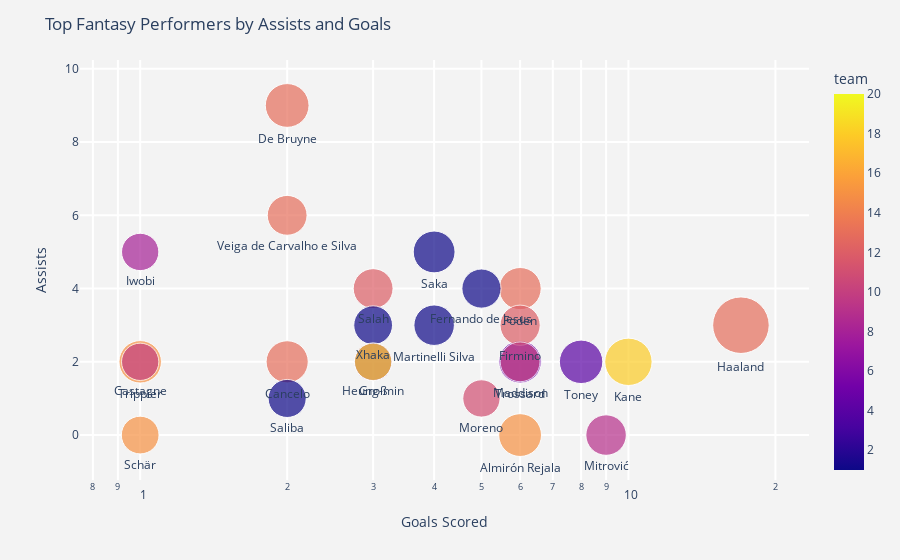

The notebook cell saved with this chart:
### Code cell
fig = px.scatter(top_scorers.query("total_points>50"), x="goals_scored", y="assists",
	         size="total_points", color="team", text="second_name",
                 hover_name="second_name", log_x=True, size_max=40)
fig.update_traces(textposition="bottom center")
fig.update_layout(
    title='Top Fantasy Performers by Assists and Goals',
    xaxis=dict(
        title='Goals Scored',
        gridcolor='white',
        gridwidth=2,
    ),
    yaxis=dict(
        title='Assists',
        gridcolor='white',
        gridwidth=2,
    ),
    paper_bgcolor='rgb(243, 243, 243)',
    plot_bgcolor='rgb(243, 243, 243)'
)

fig.show()

### Figure 1 — Plotly figure (JSON) as saved in the notebook; plotly's stock layout.template omitted (floating-point values rounded to 4 significant figures)
{"data": [{"hovertemplate": "<b>%{hovertext}</b><br><br>goals_scored=%{x}<br>assists=%{y}<br>total_points=%{marker.size}<br>second_name=%{text}<br>team=%{marker.color}<extra></extra>", "hovertext": ["Haaland", "Kane", "De Bruyne", "Toney", "Almirón Rejala", "Trossard", "Trippier", "Cancelo", "Foden", "Saka", "Mitrović", "Martinelli Silva", "Henderson", "Firmino", "Maddison", "Salah", "Veiga de Carvalho e Silva", "Ramses Becker", "Malheiro de Sá", "Pope", "Fernando de Jesus", "Xhaka", "Saliba", "Raya Martin", "Groß", "Schär", "Lloris", "Iwobi", "Moreno", "Castagne", "Heung-min"], "legendgroup": "", "marker": {"color": [13, 18, 13, 4, 15, 5, 15, 13, 13, 1, 9, 1, 16, 12, 10, 12, 13, 12, 20, 15, 1, 1, 1, 4, 5, 15, 18, 8, 11, 10, 18], "coloraxis": "coloraxis", "size": [117, 82, 70, 69, 67, 66, 66, 65, 65, 64, 60, 60, 60, 59, 58, 58, 58, 57, 56, 56, 56, 55, 53, 53, 52, 52, 51, 51, 51, 51, 51], "sizemode": "area", "sizeref": 0.07312, "symbol": "circle"}, "mode": "markers+text", "name": "", "orientation": "v", "showlegend": false, "text": ["Haaland", "Kane", "De Bruyne", "Toney", "Almirón Rejala", "Trossard", "Trippier", "Cancelo", "Foden", "Saka", "Mitrović", "Martinelli Silva", "Henderson", "Firmino", "Maddison", "Salah", "Veiga de Carvalho e Silva", "Ramses Becker", "Malheiro de Sá", "Pope", "Fernando de Jesus", "Xhaka", "Saliba", "Raya Martin", "Groß", "Schär", "Lloris", "Iwobi", "Moreno", "Castagne", "Heung-min"], "textposition": "bottom center", "type": "scatter", "x": [17, 10, 2, 8, 6, 6, 1, 2, 6, 4, 9, 4, 0, 6, 6, 3, 2, 0, 0, 0, 5, 3, 2, 0, 3, 1, 0, 1, 5, 1, 3], "xaxis": "x", "y": [3, 2, 9, 2, 0, 2, 2, 2, 4, 5, 0, 3, 0, 3, 2, 4, 6, 1, 0, 0, 4, 3, 1, 0, 2, 0, 0, 5, 1, 2, 2], "yaxis": "y"}], "layout": {"coloraxis": {"colorbar": {"title": {"text": "team"}}, "colorscale": [[0, "#0d0887"], [0.1111, "#46039f"], [0.2222, "#7201a8"], [0.3333, "#9c179e"], [0.4444, "#bd3786"], [0.5556, "#d8576b"], [0.6667, "#ed7953"], [0.7778, "#fb9f3a"], [0.8889, "#fdca26"], [1, "#f0f921"]]}, "legend": {"itemsizing": "constant", "tracegroupgap": 0}, "margin": {"t": 60}, "paper_bgcolor": "rgb(243, 243, 243)", "plot_bgcolor": "rgb(243, 243, 243)", "title": {"text": "Top Fantasy Performers by Assists and Goals"}, "xaxis": {"anchor": "y", "domain": [0, 1], "gridcolor": "white", "gridwidth": 2, "title": {"text": "Goals Scored"}, "type": "log"}, "yaxis": {"anchor": "x", "domain": [0, 1], "gridcolor": "white", "gridwidth": 2, "title": {"text": "Assists"}}}}
